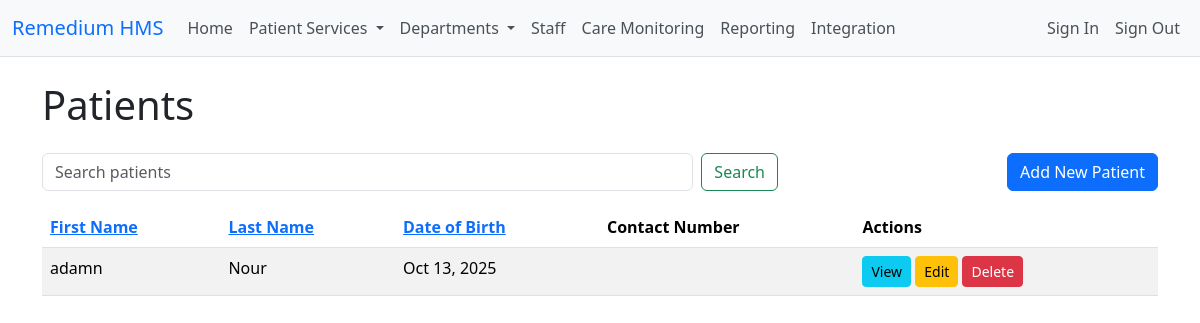
/patients/ (signed in), run on the app's committed database.
### patients/models.py (models this page shows, shortened)
class Patient(models.Model):
    GENDER_CHOICES = [
        ('M', 'Male'),
        ('F', 'Female'),
        ('O', 'Other'),
        ('P', 'Prefer not to say'),
    ]
    class Meta:
        app_label = 'patients'
        permissions = [
            ('patients_view_patient', 'Can view patient'),
            ('patients_add_patient', 'Can add patient'),
            ('patients_change_patient', 'Can change patient'),
            ('patients_delete_patient', 'Can delete patient'),
        ]
        constraints = [
            models.CheckConstraint(
                check=models.Q(discharge_date__isnull=True) | models.Q(discharge_date__gte=models.F('admission_date')),
                name='discharge_after_admission'
            ),
        ]
    phone_regex = RegexValidator(
        regex=r'^\+?1?\d{9,15}$',
        message="Phone number must be entered in the format: '+999999999'. Up to 15 digits allowed."
    )
    unique_id = models.CharField(
        max_length=20,
        unique=True,
        help_text="Unique patient identifier"
    )
    first_name = models.CharField(
        max_length=50,
        help_text="Patient's first name"
    )
    last_name = models.CharField(
        max_length=50,
        help_text="Patient's last name"
    )
    date_of_birth = models.DateField(
        help_text="Patient's date of birth"
    )
    gender = models.CharField(
        max_length=1,
        choices=GENDER_CHOICES,
        help_text="Patient's gender"
    )
    address = models.TextField(help_text="Patient's address")
    phone = models.CharField(
        validators=[phone_regex],
        max_length=20,
        help_text="Patient's phone number"
    )
    email = models.EmailField(
        blank=True,
        null=True,
        help_text="Patient's email address"
    )
    insurance_provider = models.CharField(
        max_length=100,
        blank=True,
        null=True,
        help_text="Insurance provider name"
    )
    emergency_contact_name = models.CharField(
        max_length=100,
        blank=True,
        null=True,
        help_text="Emergency contact name"
    )
    emergency_contact_phone = models.CharField(
        validators=[phone_regex],
        max_length=20,
        blank=True,
        null=True,
        help_text="Emergency contact phone number"
    )
    medical_history = models.TextField(
        blank=True,
        null=True,
        help_text="Patient's medical history"
    )
    admission_date = models.DateTimeField(
        blank=True,
        null=True,
        help_text="Hospital admission date and time"
    )
    discharge_date = models.DateTimeField(
        blank=True,
        null=True,
        help_text="Hospital discharge date and time"
    )
    ward = models.ForeignKey(
        "hospital.Ward",
        on_delete=models.SET_NULL,
        blank=True,
        null=True,
        help_text="Assigned ward"
    )
    room = models.ForeignKey(
        "hospital.Room",
        on_delete=models.SET_NULL,
        blank=True,
        null=True,
        help_text="Assigned room"
    )

### patients/views.py (the view)
# urls.py: path('patients/', views.PatientListView.as_view(), name='patient_list'),
class PatientListView(LoginRequiredMixin, PermissionRequiredMixin, generic.ListView):
    model = Patient
    template_name = 'patients/patient_list.html'
    context_object_name = 'patients'
    paginate_by = 10  # Add pagination
    permission_required = 'patients_view_patient'
    def get_queryset(self):
        queryset = super().get_queryset()
        query = self.request.GET.get('q')
        order_by = self.request.GET.get('order_by', 'last_name') # Default sort by last_name
        if query:
            queryset = queryset.filter(
                Q(first_name__icontains=query) |
                Q(last_name__icontains=query) |
                Q(unique_id__icontains=query)
            )
        return queryset.order_by(order_by)

### patients/templates/patients/patient_list.html (shortened to what this page needs)
{% extends 'base.html' %}
{% block content %}
<h1 class="mb-4">Patients</h1>
<div class="row mb-3">
    <div class="col-md-8">
        <form method="get" class="d-flex">
            <input class="form-control me-2" type="search" placeholder="Search patients" aria-label="Search" name="q" value="{{ request.GET.q|default_if_none:'' }}">
            <button class="btn btn-outline-success" type="submit">Search</button>
        </form>
    </div>
    <div class="col-md-4 text-end">
        <a href="{% url 'patient_create' %}" class="btn btn-primary">Add New Patient</a>
    </div>
</div>
{% if patients %}
<div class="table-responsive">
    <table class="table table-striped table-hover">
        <thead>
            <tr>
                <th scope="col"><a href="?{% if request.GET.q %}q={{ request.GET.q }}&{% endif %}order_by=first_name">First Name {% if request.GET.order_by == 'first_name' %}<i class="bi bi-arrow-up"></i>{% endif %}</a></th>
                <th scope="col"><a href="?{% if request.GET.q %}q={{ request.GET.q }}&{% endif %}order_by=last_name">Last Name {% if request.GET.order_by == 'last_name' %}<i class="bi bi-arrow-up"></i>{% endif %}</a></th>
                <th scope="col"><a href="?{% if request.GET.q %}q={{ request.GET.q }}&{% endif %}order_by=date_of_birth">Date of Birth {% if request.GET.order_by == 'date_of_birth' %}<i class="bi bi-arrow-up"></i>{% endif %}</a></th>
                <th scope="col">Contact Number</th>
                <th scope="col">Actions</th>
            </tr>
        </thead>
        <tbody>
            {% for patient in patients %}
            <tr>
                <td>{{ patient.first_name }}</td>
                <td>{{ patient.last_name }}</td>
                <td>{{ patient.date_of_birth|date:"M d, Y" }}</td>
                <td>{{ patient.contact_number }}</td>
                <td>
                    <a href="{% url 'patient_detail' patient.pk %}" class="btn btn-info btn-sm">View</a>
                    <a href="{% url 'patient_update' patient.pk %}" class="btn btn-warning btn-sm">Edit</a>
                    <a href="{% url 'patient_delete' patient.pk %}" class="btn btn-danger btn-sm">Delete</a>
                </td>
            </tr>
            {% endfor %}
        </tbody>
    </table>
</div>
{% else %}
<div class="alert alert-info" role="alert">
    No patients found.
</div>
{% endif %}
{% endblock %}

### static/css/custom.css (style rules this page uses)
.btn-primary { background-color: #0d6efd; border-color: #0d6efd; }

### data on the page
Patient: first_name "adamn", last_name "Nour", date_of_birth "Oct 13, 2025"
